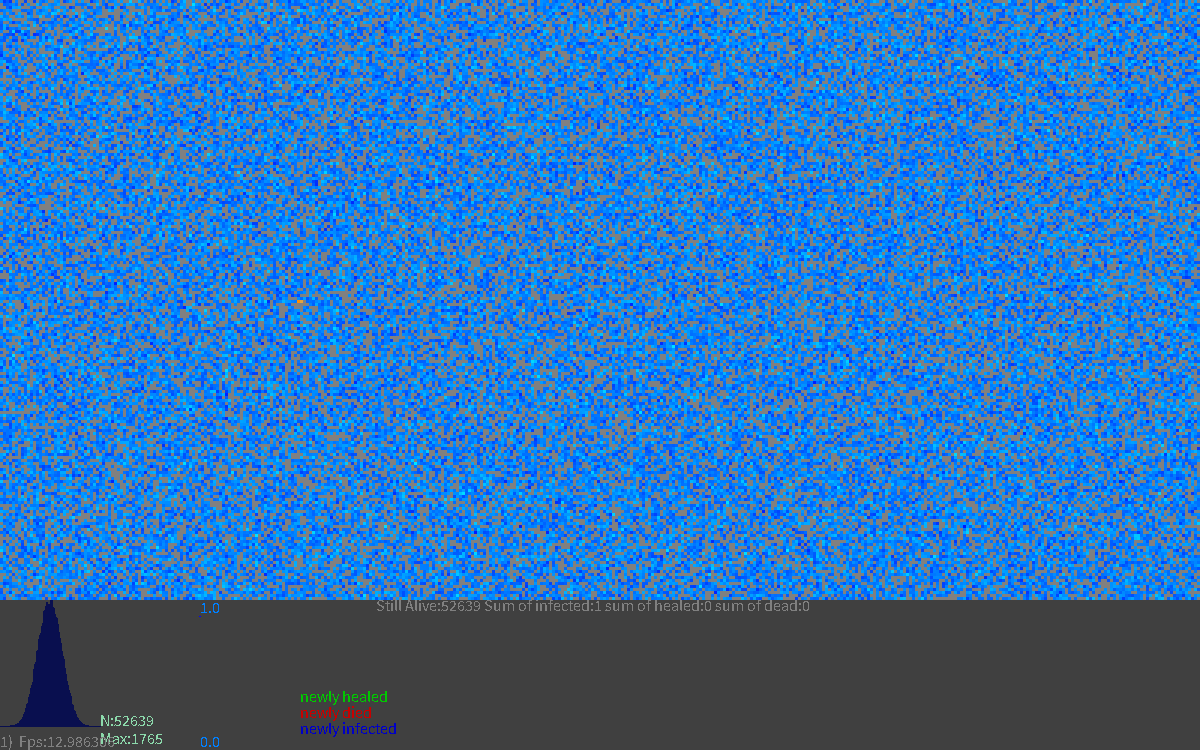
Frame 1 (no input)
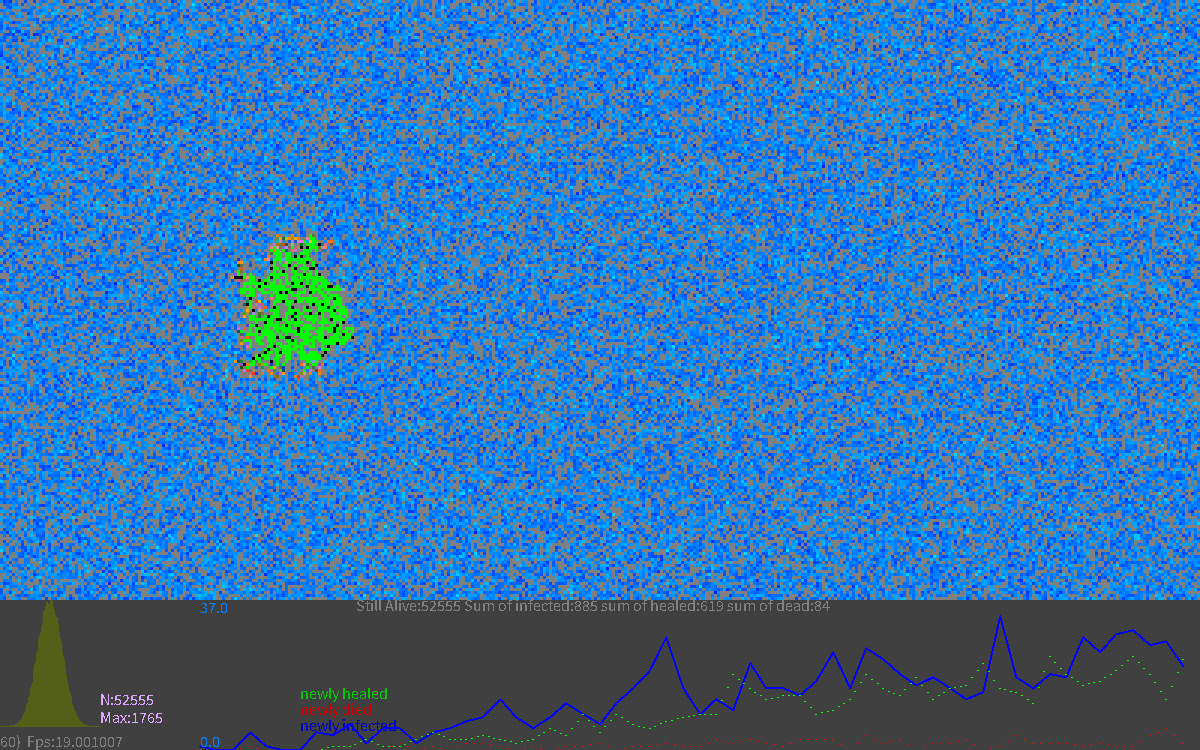
Frame 60 (the mouse pressed at the canvas centre just before this capture)
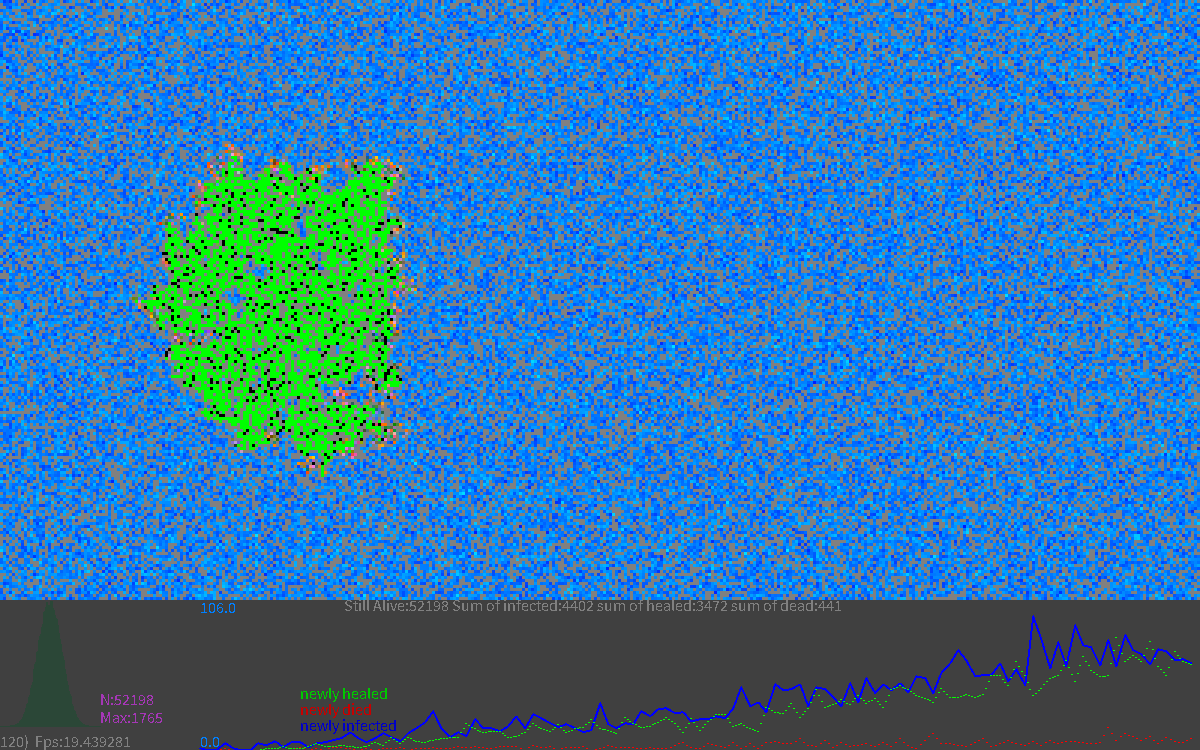
Frame 120 (the mouse held since frame 60 and released just before this capture)

The Processing sketch that drew these frames (run headless with seeded random() and noise(); from frame 60 on, the mouse is pressed at the canvas centre):

// Processing sketch: EPIDEMIA
// ── EPIDEMIA.pde
/// ABM (Agent Base Modeling) minimum template test for Processing2C.
/// @author: Wojciech Borkowski wborkowski_uw_edu_pl
/// @date 2024-09-30 (last change)
/// ORIGINAL FILE: "EPIDEMIA.pde"
//*///////////////////////////////////////////////////////////////////////////////////////
/// Model of epidemic using template for AGENT BASE MODEL in 1D & 2D discrete geometry
//*///////////////////////////////////////////////////////////////////////////////////////

//TODO - liczne podejrzane bloki znaków z komentarzami w pozostałych plikach projektu!!!

// PARAMETRY MODELU
int side=200; ///< DŁUGOŚĆ BOKU ŚWIATA
String modelName="ABMEpidemia"; ///< Nazwa modelu, np. dla plików wyjściowych
float density=0.66; ///< główny MERYTORYCZNY parametr modelu

World TheWorld=new World(side); ///< INICJALIZACJA JEST KONCZONA W FUNKCJI setup( )

//Inne parametry symulacji jako final - coś w rodzaju stałych ;-)
final int Duration=7;   ///< Czas trwania infekcji!
//final int Empty=0;    ///< NIEPOTRZEBNE. 
                        // Zamiast tego jest null w komórce tablicy uchwytów do agetów 
final int Susceptible=1; ///< Oznaczenie podatnego
final int Infected=2;    ///< Oznaczenie zainfekowanego
final int Recovered=Infected+Duration; ///< Oznaczenie wyleczonego
final int Death=100;     ///< Oznaczenie zmarłego
//final float PTransfer=???;  /// Prawdopodobieństwo zarażenia agenta w pojedynczej interakcji
                              /// teraz zależy od indywidualnej wartości immunity!
                              
final float PDeath=0.015;     ///< Średnie prawdopodobieństwo śmierci w danym dniu choroby

// STATYSTYKI LICZONE W TRAKCIE SYMULACJI
int liveCount=0;        ///< Ile aktualnie żywych

int  sumInfected=0;     ///< Zachorowanie
int sumRecovered=0;     ///< Wyzdrowienia
int     sumDeath=0;     ///< Ci co umarli

// HISTORIE DO WYŚWIETLANIA
FloatList deaths=new FloatList(); ///< Historia śmierci 
FloatList newcas=new FloatList(); ///< Historia nowych zachorowań
FloatList  cured=new FloatList(); ///< Historia wyleczeń

// PARAMETRY WIZUALIZACJI, STATYSTYKI ITP.
int cwidth=3; ///< DŁUGOŚĆ BOKU KOMÓRKI W WIZUALIZACJI
              ///WARTOSC NADANA TU JEST TYLKO WSTĘPNA
int STATUSHEIGH=150; ///< WYSOKOŚĆ PASKA STATUSU NA DOLE OKNA

int STEPSperVIS=1; ///< JAK CZĘSTO URUCHAMIAMY WIZUALIZACJĘ
int FRAMEFREQ=30;  ///< ILE RAZY NA SEKUNDĘ URUCHAMIA SIĘ draw( )

//boolean WITH_VIDEO=false; ///< CZY CHCEMY ZAPIS DO PLIKU FILMOWEGO (wymagany modu… RTMVideo.pde)
boolean simulationRun=true; ///< FLAGA Start/stop DZIAŁANIA SYMULACJI

int fontHeight=16; ///< Wysokość napisów (działa tylko w Processingu, ale 16 to domyslne w X11

void setup()
{
  // GRAFIKA
  textSize(fontHeight); // Same size as default for Processing2C, where textSize function does not work.
  size(1200,750); // NIESTETY TU MOGĄ BYĆ TYLKO WARTOŚCI PODANE LITERALNIE CZYLI "LITERAŁY"!!!
  noSmooth();     // Znacząco przyśpiesza wizualizacje
  frameRate(FRAMEFREQ);
  background(255,255,200);
  strokeWeight(2);
  //randomSeed(-1013); // Zasianie generatora gdy chcemy mieć powtarzalny przebieg np. 107 albo 1013
  
  // INICJALIZACJA MODELU I (ewentualnie) STATYSTYK
  initializeModel(TheWorld);//DOKONCZENIE INICJALIZACJI ŚWIATA
  //initializeStats();      //ODKOMENTOWAĆ JEŚLI UŻYWAMY STATYSTYK
  //doStatistics(TheWorld); //J.W.
  
  // OBLICZAMY WYMAGANY ROZMIAR OKNA DLA funkcji size 
  println(modelName+": REQUIRED SIZE OF PAINTING AREA IS "
          +(cwidth*side)+"x"+(cwidth*side+STATUSHEIGH));
  cwidth=(height-STATUSHEIGH) / side; //DOPASOWUJEMY ROZMIAR KOMÓREK DO OKNA JAKIE JEST
  
  // INICJALIZACJA ZAPISU FILMU  (jeśli używamy RTMVideo.pde)
  //if(WITH_VIDEO) 
  //{ 
  //  initVideoExport(this,modelName+".mp4",FRAMEFREQ);
  //  FirstVideoFrame();
  //}
  
  // INFORMACJE KONSOLOWE NA KONIEC FUNKCJI setup( )
  println("CURRENT SIZE OF PAINTING AREA IS "+width+"x"+height); //-myMenu.bounds.height???
  visualizeModel(TheWorld); //PIERWSZA PO INICJALIZACJI WIZUALIZACJA ŚWIATA
  
  //if(!simulationRun) //WYMAGA MODUŁU RTMEvents.pde
  //  println("PRESS 'r' or 'ESC' to start simulation");
  //else
  //  println("PRESS 's' or 'ESC' to pause simulation");
  
  //NextVideoFrame(); //PIERWSZA REALNA KLATKA FILMU (o ile używamy RTMVideo.pde)
}

void draw()
{
  if(simulationRun)
  {
    modelStep(TheWorld);
    //doStatistics(TheWorld); //ODKOMENTOWAĆ JEŚLI UŻYWAMY STATYSTYK
  }                           //Używa wewnętrznej flagi określajacej czy log został otwarty
  
  writeStatusLine();
  
  if(!simulationRun //When simulation was stopped only visualisation should work
  || StepCounter % STEPSperVIS == 0 ) //But when model is running, visualisation should be done from time to time
  {
    visualizeModel(TheWorld);
    //NextVideoFrame();//FUNKCJA ZAPISU KLATKI FILMU. 
  }                    //Używa wewnętrznej flagi określajacej czy film został otwarty

}

void writeStatusLine() ///< Ta nazwa musi być znana globalnie
{
  fill(64);rect(0,side*cwidth,width,STATUSHEIGH);fill(128);
  histogram(TheWorld.agents,0,height-fontHeight-fontHeight/2,STATUSHEIGH-fontHeight-fontHeight/2); //Histogram wg. odporności  
   
  // Legenda i historie trzech zmiennych dziennych każda w swojej skali
  stroke(0,0,255);fill(0,0,200);text("newly infected",300,height-fontHeight);
  //timeline(newcas,200,height,STATUSHEIGH-fontHeight,false);
  stroke(255,0,0);fill(200,0,0);text("newly died",300,height-fontHeight*2);
  //timeline(deaths,200,height,STATUSHEIGH-fontHeight,false);
  stroke(0,255,0);fill(0,200,0);text("newly healed",300,height-fontHeight*3);
  //timeline(cured, 200,height,STATUSHEIGH-fontHeight,false);
  
  // Historie trzech zmiennych we wspólnej skali
  fill(0,128,255); //Tylko kolor napisów tu możemy ustalić
  timeline(newcas,deaths,cured, 200,height,STATUSHEIGH-fontHeight,false,
           color(0,0,255),color(255,0,0),color(0,255,0));
  
  fill(128);noStroke();
  textAlign(CENTER, TOP);
  text("Still Alive:"+liveCount+" Sum of infected:"+sumInfected+" sum of healed:"+sumRecovered+" sum of dead:"+sumDeath+"     ",width/2,side*cwidth); //Miejce dla NAJWAŻNIEJSZYCH STATYSTYK
  println("ST:"+StepCounter+"\tZ\t"+sumInfected+"\t"+newcas.get(newcas.size()-1)
                           +"\tW\t"+sumRecovered+"\t"+cured.get(cured.size()-1)
                           +"\tU\t"+sumDeath+"\t"+deaths.get(deaths.size()-1)
                           +"\t");
  textAlign(LEFT, BOTTOM);
  text(StepCounter+")  Fps:"+ frameRate,0,side*cwidth+STATUSHEIGH);
}

//*/////////////////////////////////////////////////////////////////////////////////////////
//  https://www.researchgate.net/profile/WOJCIECH_BORKOWSKI - ABM MAIN TEMPLATE
//*/////////////////////////////////////////////////////////////////////////////////////////

// ── AgentDef.pde
/// ABM (Agent Base Modeling) minimum template test for Processing2C
/// @author: Wojciech Borkowski wborkowski_uw_edu_pl
/// @date 2024-09-30 (last change)
/// ORIGINAL FILE: AgentDefinition.pde
//*//////////////////////////////////////////////////////////////////
/// Agent is a one of two central class of each ABM model
//*/////////////////////////////////////////////////////////////

class Agent 
{
  int   state;
  float immunity; //Zamiast PTransfer!
  
  Agent() //Konstruktor agenta. Inicjuje atrybuty
  {
    state=Susceptible;
    immunity=( random(1.0)+random(1.0)+random(1.0)
              +random(1.0)+random(1.0)+random(1.0) ) / 6.0; //Średnia 0.5
             //random(1.0); //Srednia taka sama, ale rozkład płaski
  }
};

//*/////////////////////////////////////////////////////////////////////////////////////////
//  https://www.researchgate.net/profile/WOJCIECH_BORKOWSKI - ABM: AGENT FOR FILL UP
//*/////////////////////////////////////////////////////////////////////////////////////////

// ── AgentSupl.pde
/// ABM (Agent Base Modeling) minimum template test for Processing2C
/// @author: Wojciech Borkowski wborkowski_uw_edu_pl
/// @date 2024-09-30 (last change)
/// ORIGINAL FILE: AgentSuplement.pde
//*///////////////////////////////////////////////////////////////////////////////////////
/// Agent is a one of two central class of each ABM model
/// Agent need to be initialised & they need logic of change 
//*///////////////////////////////////////////////////////////////////////////////////////

void initializeAgents(Agent[][] agents) /// Inicjalizacja wszystkich agentów w 2D
{
   for(int a=0;a<agents.length;a++)
    for(int b=0;b<agents[a].length;b++)
      if(random(1)<density)
      {
        Agent curr=new Agent();
        //DODATKOWY KOD INICJALIZACJI AGENTÓW, np. curr.initialise();
        liveCount++;
        agents[a][b]=curr;
      }
      
   //Inicjowanie infekcji od środka
   if(agents[agents.length/2][agents.length/2]==null) //Gdyby go nie było
   {
      agents[agents.length/2][agents.length/2]=new Agent();
      liveCount++;
   }
   agents[agents.length/2][agents.length/2].state=Infected;
}
//OR
void initializeAgents(Agent[] agents) /// Inicjalizacja wszystkich agentów  w 1D
{
  for(int a=0;a<agents.length;a++)
    if(random(1)<density)
    {
      Agent curr=new Agent();
      //DODATKOWY KOD INICJALIZACJI AGENTÓW, np. curr.initialise();
      liveCount++;
      agents[a]=curr;
    }
   
   //Inicjowanie infekcji od środka
   if(agents[agents.length/2]==null) //Gdyby go nie było
   {
      agents[agents.length/2]=new Agent();
      liveCount++;
   }
   agents[agents.length/2].state=Infected;
}

void  agentsChange(Agent[] agents) /// Główna dynamika symulacji 1D - dummy! NIEZAIPLEMENTOWANA!
{
  int MC=agents.length;
  for(int i=0;i<MC;i++)
  {
    int a=(int)random(0,agents.length);
    if(agents[a]!= null )
    {
      //agents[a].dummy+=random(-0.1,0.1);//PRZYKŁADOWA ZMIANA 
    }
  }  
}

//OR

void  agentsChange(Agent[][] agents) /// Główna dynamika symulacji 2D
{
  //Zapamiętujemy stan przed krokiem
  int befInfected=sumInfected;
  int befRecovered=sumRecovered;
  int befDeath=sumDeath;
  
  int MC=agents.length*agents[0].length;
  for(int i=0;i<MC;i++)
  {
    int a=(int)random(0,agents.length);    //agents[a].lenght na wypadek gdyby nam przyszło do głowy zrobić prostokąt
    int b=(int)random(0,agents[a].length); //print(a,b,' '); DEBUG
    if(agents[a][b]!= null )
    {
       //Jesli pusty lub zdrowy to nic nie robimy
       if(agents[a][b].state<Infected || Recovered<=agents[a][b].state) continue;
       
       //Wyliczenie lokalizacji sąsiadów
       int dw=(a+1) % agents.length;   
       int up=(agents.length+a-1) % agents.length;
       int right = (b+1) % agents[a].length;      
       int left  = (agents[a].length+b-1) % agents[a].length;

       if(agents[a][left]!=null
       && agents[a][left].state==Susceptible && random(1) < 1-agents[a][left].immunity )
         {agents[a][left].state=Infected; sumInfected++;}
        
       if(agents[a][right]!=null
       && agents[a][right].state==Susceptible && random(1) < 1-agents[a][right].immunity )
         {agents[a][right].state=Infected; sumInfected++;}
        
       if(agents[up][b]!=null
       && agents[up][b].state==Susceptible && random(1) < 1-agents[up][b].immunity )
         {agents[up][b].state=Infected; sumInfected++;}
        
       if(agents[dw][b]!=null
       && agents[dw][b].state==Susceptible && random(1) < 1-agents[dw][b].immunity ) 
         {agents[dw][b].state=Infected; sumInfected++;}

       float prob=random(1); //Los na dany dzień
       
       if(prob<PDeath) //Albo tego dnia umiera
        { 
          sumDeath++;liveCount--;
          agents[a][b].state=Death; //Ale to trzeba też uwzglednić przy statystyce!
        }
        else
        {
          //Albo jest wyleczony
          if(++(agents[a][b].state)==Recovered)
          {
              sumRecovered++;
              //agents[a][b].immunity=1;//Dla sprawdzenia, ale demoluje ;-) wykres
          }
          //else //NADAL CIERPI!
        }
    }
  }
  //Zapamiętujemy zmianę w podstawowych statystykach 
  //jaka się dokonała w tym kroku symulacji
  deaths.append(sumDeath-befDeath);
  newcas.append(sumInfected-befInfected);
  cured.append(sumRecovered-befRecovered);
}

//*//////////////////////////////////////////////////////////////////////////////////////////////////////////
//  https://www.researchgate.net/profile/WOJCIECH_BORKOWSKI - ABM: BASIC INITIALISATION & EVERY STEP CHANGE
//*//////////////////////////////////////////////////////////////////////////////////////////////////////////

// ── AssemblingOfWorld.pde
/// ABM (Agent Base Modeling) minimum template test for Processing2C
/// @author: Wojciech Borkowski wborkowski_uw_edu_pl
/// @date 2024-09-30 (last change)
/// ORIGINAL FILE: AssemblingOfWorld.pde
//*///////////////////////////////////////////////////////////////////////////////////////
/// World is a one of two central class of each ABM model
//*/////////////////////////////////////////////////////////////
int StepCounter=0; //GLOBALNY LICZNIK KROKÓW SYMULACJI

class World {
  //Agent[] agents; //JEDNOWYMIAROWA TABLICA AGENTÓW
  //OR
  Agent[][] agents; //DWUWYMIAROWA TABLICA AGENTÓW
  
  World(int side) //KONSTRUKTOR ŚWIATA
  {
    //agents=new Agent[side];
    //OR
    agents=new Agent[side][2*side];
  }
};

// BARDZIEJ ZŁOŻONE FUNKCJONALNOŚCI ZOSTAŁY ZDEFINIOWANE JAKO OSOBNE FUNKCJE
// A NIE METODY KLASY World ZE WZGLĘDU NA OGRANICZENIA SKŁADNI PROCESSINGU
// NIE POZWALAJĄCEJ SCHOWAĆ GDZIEŚ INDZIEJ MNIEJ ISTOTNYCH METOD KLASY
//*/////////////////////////////////////////////////////////////////////////

void initializeModel(World world) ///< Zwyczajowa nazwa funkcji
{
  initializeAgents(world.agents); //TU NASTĄPI WYBÓR FUNKCJI PRZECIĄŻONEJ!
}

void visualizeModel(World world) ///< Zwyczajowa nazwa funkcji
{
  visualizeAgents(world.agents); //TU NASTĄPI WYBÓR FUNKCJI PRZECIĄŻONEJ!
}

//void dummyChange(World world) //FUKCJE MOŻNA USUNĄĆ GDY POJAWI SIĘ
//{                             //REALNY KOD MODELU
//  dummyChangeAgents(world.agents);//TU NASTĄPI WYBÓR FUNKCJI PRZECIĄŻONEJ!
//}

void modelStep(World world) ///< Zwyczajowa nazwa funkcji
{
   //dummyChange(world); //TYMCZASOWE WYWOŁANIE TRYWIALNEJ DYNAMIKI
   //OR
   //REALNY KOD MODELU
   agentsChange(world.agents); //TU NASTĄPI WYBÓR FUNKCJI PRZECIĄŻONEJ!
   
   StepCounter++;
}

//*/////////////////////////////////////////////////////////////////////////////////////////////
//  https://www.researchgate.net/profile/WOJCIECH_BORKOWSKI - ABM: WORLD OF AGENTS FOR FILL UP
//*/////////////////////////////////////////////////////////////////////////////////////////////

// ── Histogram.pde
// Bardzo prosty histogram agentów wg jednej właściwości
/////////////////////////////////////////////////////////////////////
int Max=0;//Max wspólny dla całej symulacji

void histogram(Agent[][] agents,float startx,float starty,float hight) ///Funkcja przechodzi po wszystkich agentach i zlicza wg. klas odpornosci.
{
  int NumOfBaskets=100;
  int[] Basket=new int[NumOfBaskets+1];
  int N=0; //Licznik żywych
  //int Max=0;//Albo Max resetowany dla każdego kroku
  Agent curra;//Pomocniczy uchwyt agenta
  
  //Zliczanie 
  for(int a=0;a<agents.length;a++)
   for(int b=0;b<agents[a].length;b++)
   {
    //KOLORYZACJA AGENTA
    if( (curra=agents[a][b]) != null 
        && curra.state!=Death //Uwzględniamy zmarłych przy statystyce
    )
    {
      N++;//Żywy
      int cl=round(curra.immunity*NumOfBaskets);//Z odporniością w klasie "cl"
      Basket[cl]++;//Doliczamy go
      if(Basket[cl]>Max) Max=Basket[cl];//Sprawdzamy czy nie urosło "Max"
    }
   }
   
   //Rysowanie
   stroke(random(255),random(255),random(255));
   for(int i=0;i<=NumOfBaskets;i++)
   {
     float val=Basket[i];
     val/=Max;val*=hight;
     //map(val,0,Max,0,hight);
     line(startx+i,starty,startx+i,starty-val);
   }
   
   //Opis
   fill(random(255),random(255),random(255));
   text("N:"+N+"\nMax:"+Max,startx+NumOfBaskets,starty);
}

// ── History.pde
// Wykres zmian w czasie
///////////////////////////////////////////////////////////////

//void timeline(FloatList data,             //dane do wykresu
//              float startX, float startY, //Położenie początku
//              float height,               //wysokość
//              boolean logaritm);          //czy logarytmować dane
              
void timeline(FloatList data,float startX, float startY, float height,boolean logaritm)/// Dla C++ ta deklaracja musi być umieszczona w HPP
{
  float   Max=-Float.MAX_VALUE;
  int     whMax=-1;//Gdzie jest maksimum
  float   Min=Float.MAX_VALUE;
  int     whMin=-1;//Gdzie jest minimum
  int     N=data.size(); //Ile pomiarów
  float  lenght=width-startX;//Ile miejsca na wykres
  
  //Szukanie minimum i maksimum
  for(int t=0;t<N;t++)
  {
    float val=data.get(t);
    if(val>Max) { Max=val; whMax=t;}
    if(val<Min) { Min=val; whMin=t;}
  }
  
  if(logaritm)
  {
    Max=(float)Math.log10(Max+1);//+1 to takie oszustwo 
    Min=(float)Math.log10(Min+1);//żeby 0 nie wywalało obliczeń
  }
  
  //Właściwe rysowanie
  float wid=lenght/N; //println(width,N,wid,min,max);DEBUG
  float oldy=-Float.MIN_VALUE;
  for(int t=0;t<N;t++)
  {
    float val=data.get(t);
    
    if(logaritm)
      val=map((float)Math.log10(val+1),Min,Max,0,height);    
    else 
      val=map(val,Min,Max,0,height);
    
    float x=t*wid;
    if(oldy!=-Float.MIN_VALUE)
    {
      line (startX+x-wid,startY-oldy,startX+x,startY-val);
    }
    else
      point(startX+x,startY-val);
    
    oldy=val;
    
    if(t==whMax || t==whMin)
    {
      textAlign(LEFT,BOTTOM);
      String out=""+data.get(t);
      text(out,startX,startY-val);//Na osi X
      text(out,startX+x,startY-val);//Przy danych
    }
  }
}

//A jakby miało być więcej zmiennych? UWAGA!:  wspólna skala!!!
//Wtedy np. tak jak poniżej, co jest wersją bardzo prymitywną, ale będzie działać :-D
void timeline(FloatList data_a,FloatList data_b,FloatList data_c,float startX,float startY,float height,boolean logaritm,color color_a,color color_b,color color_c)/// Dla C++ ta deklaracja musi być umieszczona w HPP
{
  float   Max=-Float.MAX_VALUE;//Tu będzie prawdziwa wartość
  float   gMax=0;//A tu przeliczona dla grafiki
  float   Min=Float.MAX_VALUE;//J.w.
  float   gMin=0;//Analogicznie j.w.
  int     N1=data_a.size(),N2=data_b.size(),N3=data_c.size(); //Ile pomiarów
  float   lenght=width-startX;//Ile miejsca na wykres
  
  //Szukanie minimum i maksimum
  for(int t=0;t<N1;t++)
  {
    float val=data_a.get(t);
    if(val>Max) Max=val;
    if(val<Min) Min=val;
  }
  
  for(int t=0;t<N2;t++)
  {
    float val=data_b.get(t);
    if(val>Max) Max=val;
    if(val<Min) Min=val;
  }
  
  for(int t=0;t<N3;t++)
  {
    float val=data_c.get(t);
    if(val>Max) Max=val; 
    if(val<Min) Min=val;
  }
  
  if(logaritm)
  {
    gMax=(float)Math.log10(Max+1);//+1 to takie oszustwo 
    gMin=(float)Math.log10(Min+1);//żeby 0 nie wywalało obliczeń
  }
  else
  {
    gMax=Max;
    gMin=Min;
  }
  
  //Właściwe rysowanie
  float wid=lenght/max(N1,N2,N3);//Najdłuższy decyduje
  float oldy=-Float.MIN_VALUE;
  stroke(color_a);//fill(color_a);
  for(int t=0;t<N1;t++)
  {
    float val=data_a.get(t);
    
    if(logaritm)
      val=map((float)Math.log10(val+1),gMin,gMax,0,height);    
    else 
      val=map(val,gMin,gMax,0,height);
    
    float x=t*wid;
    if(oldy!=-Float.MIN_VALUE)
      line (startX+x-wid,startY-oldy,startX+x,startY-val);
    else
      point(startX+x,startY-val);
    
    oldy=val;
  }

  oldy=-Float.MIN_VALUE;
  stroke(color_b);//fill(color_b);
  for(int t=0;t<N2;t++)
  {
    float val=data_b.get(t);
    
    if(logaritm)
      val=map((float)Math.log10(val+1),gMin,gMax,0,height);    
    else 
      val=map(val,gMin,gMax,0,height);
    
    float x=t*wid;
    if(oldy!=-Float.MIN_VALUE)
      dottedLine(startX+x-wid,startY-oldy,startX+x,startY-val,2);
    else
      point(startX+x,startY-val);
    
    oldy=val;
  }
  
  oldy=-Float.MIN_VALUE;
  stroke(color_c);//fill(color_c);
  for(int t=0;t<N3;t++)
  {
    float val=data_c.get(t);
    
    if(logaritm)
      val=map((float)Math.log10(val+1),gMin,gMax,0,height);    
    else 
      val=map(val,gMin,gMax,0,height);
    
    float x=t*wid;
    if(oldy!=-Float.MIN_VALUE)
      dottedLine(startX+x-wid,startY-oldy,startX+x,startY-val,3);
    else
      point(startX+x,startY-val);
    
    oldy=val;
  }
  
  //Min i max są wspólne
  textAlign(LEFT,BOTTOM);
  text(""+Max,startX,startY-height);//Na osi X
  text(""+Min,startX,startY);//Na osi X
}


void dottedLine(float x1, float y1, float x2, float y2, float steps) ///Potrzebna do wizualizacji
//https://processing.org/discourse/beta/num_1219255354.html
{
 for(int i=0; i<=steps; i++) {
   float x = lerp(x1, x2, i/steps);//funkcja lerp jest bardzo uzyteczna :-)
   float y = lerp(y1, y2, i/steps);
   //noStroke();ellipse(x, y,2,2);//Używanie elipsy zamiast punktu nie jest zbyt wydajne ;-)
   point(x,y);
 }
} 

// ── ModelVisual.pde
/// ABM (Agent Base Modeling) minimum template test for Processing2C
/// @author: Wojciech Borkowski wborkowski_uw_edu_pl
/// @date 2024-09-30 (last change)
/// ORIGINAL FILE: ModelVisualisation.pde
//*///////////////////////////////////////////////////////////////////////////////////////
/// World full of agents need method of visualisation on screen/window
//*///////////////////////////////////////////////////////////////////////////////////////

void visualizeAgents(Agent[][] agents) ///< Wizualizacja wszystkich agentów 2D
{
  Agent curra;
  for(int a=0;a<agents.length;a++)
   for(int b=0;b<agents[a].length;b++)
   {
    // KOLORYZACJA AGENTA
    if( (curra=agents[a][b]) != null )
    {
      float Green=curra.immunity*255;
      switch(curra.state){ //Instrukcja wyboru pozwala nam wybrać dowolny kolor
      case Recovered:  fill(0,255,0);break; //Wyleczony
      case Infected:   fill(255,Green,0);break; //Zachorował
      case Susceptible:fill(0,Green,255);break; //Podatny
      case Death:      fill(0);break; //Zmarły
      default:         fill(random(255),Green,random(255)); //Chory
      break;
      } 
    }
    else
    {
      fill(128);
    }
    
    noStroke();
    rect(b*cwidth,a*cwidth,cwidth,cwidth); //WŁAŚCIWE RYSOWANIE 
   }
}
//OR
void visualizeAgents(Agent[] agents) /// Wizualizacja wszystkich agentów 2D
{
   Agent curra;
   for(int a=0;a<agents.length;a++)
   {
    // KOLORYZACJA AGENTA  
    if( (curra=agents[a]) != null )
    {
      switch(curra.state){ //Instrukcja wyboru pozwala nam wybrać dowolny kolor
      case Recovered:  fill(0,255,0);break; //Wyleczony
      case Infected:   fill(255,0,0);break; //Zachorował
      case Susceptible:fill(0,0,255);break; //Podatny
      default:         fill(random(255),0,random(255)); //Chory
      break;
      } 
    }
    else
    {
      fill(128);
    }
    
    int t=StepCounter%side;
    noStroke();
    rect(a*cwidth,t*cwidth,cwidth,cwidth); //WŁAŚCIWE RYSOWANIE 
    
    stroke(255);
    line(0,(t+1)*cwidth+1,width,(t+1)*cwidth+1); //LINIA CZASU TERAŹNIEJSZEGO
   }
}

//*//////////////////////////////////////////////////////////////////////////////////////////////////////
//  https://www.researchgate.net/profile/WOJCIECH_BORKOWSKI - ABM: BASIC VISUALISATION
//*//////////////////////////////////////////////////////////////////////////////////////////////////////

// ── exit.pde
void exit()
{
  save("exit.png");
  println("The End");
  super.exit();
}
